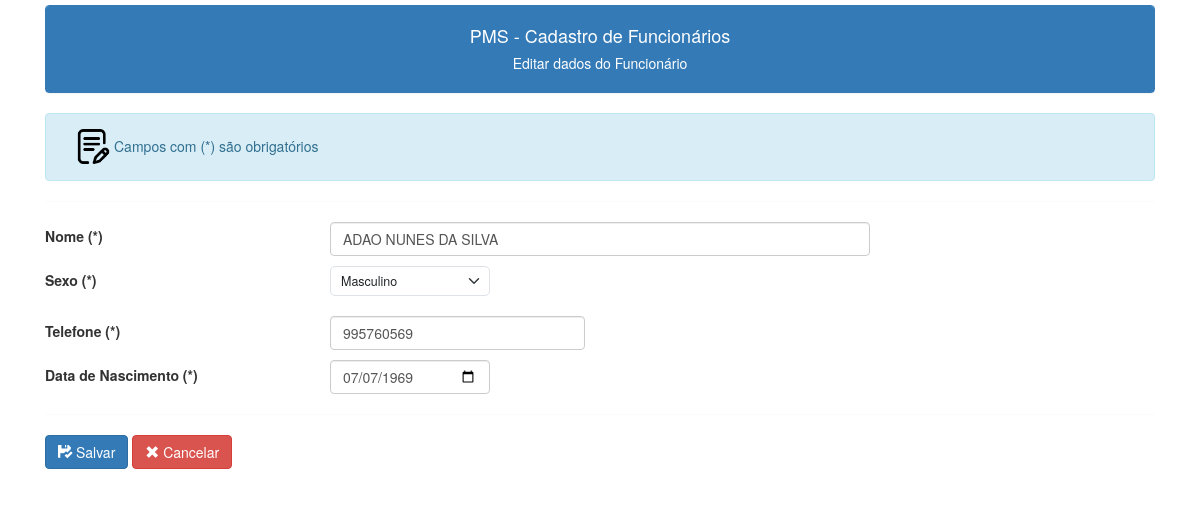
Page /cadastro/cadastro_editar.php?id=4 (signed in) on the committed database.
### tables this page shows
CREATE TABLE IF NOT EXISTS `funcionarios` (
  `id` int NOT NULL AUTO_INCREMENT,
  `nome` varchar(200) DEFAULT NULL,
  `telefone` varchar(50) DEFAULT NULL,
  `sexo` char(1) DEFAULT NULL,
  `status` char(1) DEFAULT NULL,
  `data_nasc` date DEFAULT NULL,
  `cargo` varchar(50) DEFAULT NULL,
  PRIMARY KEY (`id`)
);

### cadastro/cadastro_editar.php (the view, shortened to what this page needs)
<?php
include('../conexao.php');
include('../links2.php');
if ($_SERVER['REQUEST_METHOD'] == 'GET') {
    $c_id = $_GET["id"];
    $c_sql = "select * from funcionarios where id=$c_id";
    $result = $conection->query($c_sql);
    $registro = $result->fetch_assoc();
    $c_nome = $registro["nome"];
    $c_telefone = $registro['telefone'];
    $c_sexo = $registro['sexo'];
    $c_data = $registro['data_nasc'];
}
?>
<!DOCTYPE html>
<html lang="en">
<head>
</head>
<div class="container -my5">
    <body>
        <div style="padding-top:5px;">
            <div class="panel panel-primary class">
                <div class="panel-heading text-center">
                    <h4>PMS - Cadastro de Funcionários</h4>
                    <h5>Editar dados do Funcionário<h5>
                </div>
            </div>
        </div>
         <div class='alert alert-info' role='alert'>
            <div style="padding-left:15px;">
                <img Align="left" src="\funcionarios\images\escrita.png" alt="30" height="35">
            </div>
            <h5>Campos com (*) são obrigatórios</h5>
        </div>
        <hr>
        <form method="post">
            <div class="row mb-3">
                <label class="col-sm-3 col-form-label">Nome (*)</label>
                <div class="col-sm-6">
                    <input type="text" maxlength="120" class="form-control" name="nome" value="<?php echo $c_nome; ?>" required>
                </div>
            </div>
            <?php
            $op1 = '';$op2 = '';
            if ($c_sexo == 'M') {
                $op1 = 'Selected';
            }
            ?>
            <div class="row mb-3">
                <label class="col-sm-3 col-form-label">Sexo (*)</label>
                <div class="col-sm-2">
                    <select class="form-select form-select-lg mb-3" id="sexo" name="sexo" required>
                        <option  <?php echo $op1 ?> value="M">Masculino</option>
                    </select>
                </div>
            </div>
            <div class="row mb-3">
                <label class="col-sm-3 col-form-label">Telefone (*)</label>
                <div class="col-sm-3">
                    <input type="tel" placeholder="9999-9999"  maxlength="40" class="form-control" name="telefone" value="<?php echo $c_telefone; ?>" required>
                </div>
            </div>
            <div class="row mb-3">
                <label class="col-sm-3 col-form-label">Data de Nascimento (*)</label>
                <div class="col-sm-2">
                    <input type="date" maxlength="32" class="form-control" name="data" value="<?php echo $c_data; ?>" required>
                </div>
            </div>
            <hr>
            <div class="row mb-3">
                <div class="offset-sm-0 col-sm-3">
                    <button type="submit" class="btn btn-primary"><span class='glyphicon glyphicon-floppy-saved'></span> Salvar</button>
                    <a class='btn btn-danger' href='/funcionarios/CADASTRO/cadastro_lista.php'><span class='glyphicon glyphicon-remove'></span> Cancelar</a>
                </div>
            </div>
        </form>
</div>
</body>
</html>

### rows in the picture
funcionarios: nome "ADAO NUNES DA SILVA", telefone "995760569", data "07/07/1969"
